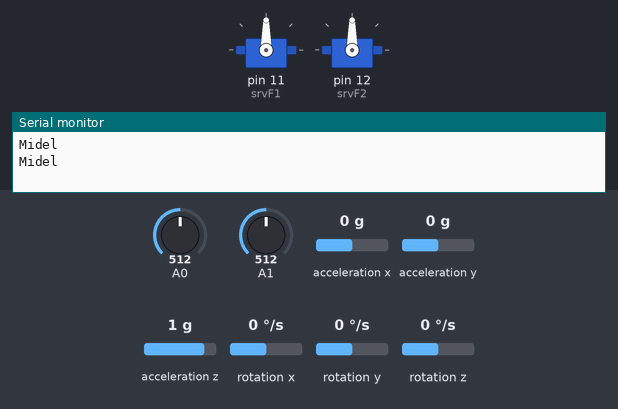
A sketch run on a simulated Arduino Uno, built with avr-gcc and run on an emulated ATmega328P. On the bench: 2 × servo, the last lines printed to the serial monitor. The inputs (shaded band) are chosen by the test bench; at power-on: A0 = 512, A1 = 512, acceleration x 0 g, acceleration y 0 g, acceleration z 1 g, rotation x 0 °/s, rotation y 0 °/s, rotation z 0 °/s.

Above: at 4.2 s.
4.3 s: A0 set to 716
At 5.8 s:
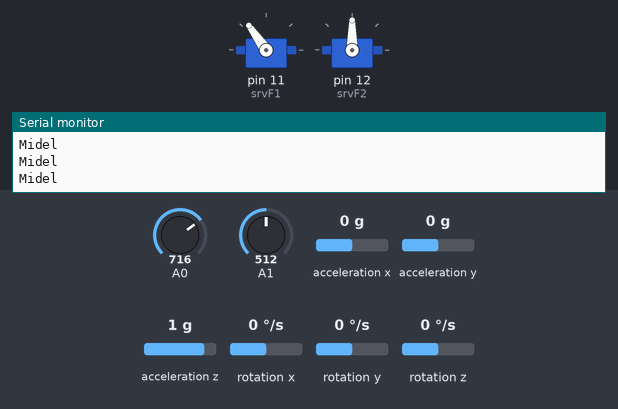
6.5 s: A1 set to 716
At 7.5 s:
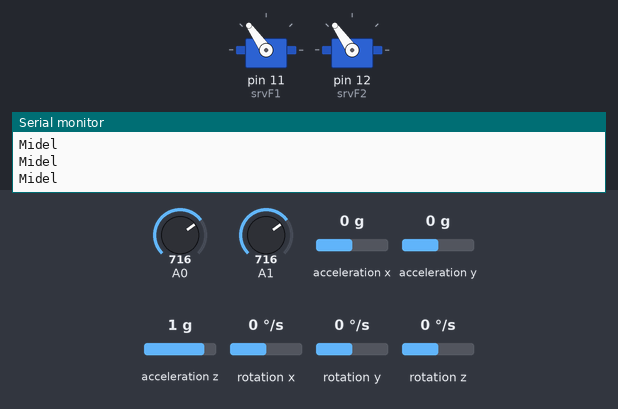
8.5 s: A0 set to 992
At 10.2 s:
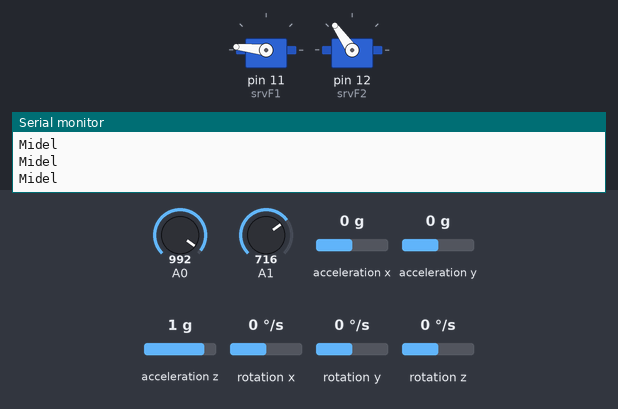
10.5 s: A1 set to 992
At 12.1 s:
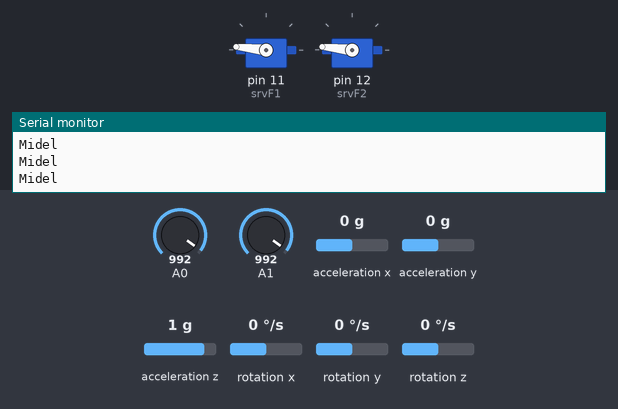
12.5 s: A0 set to 306
At 13.7 s:
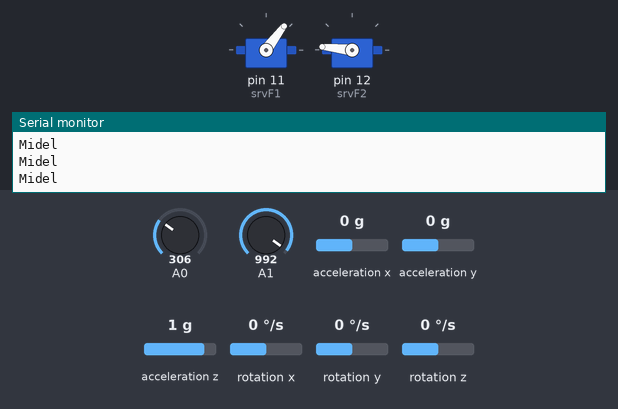
14.5 s: A1 set to 306
At 15.4 s:
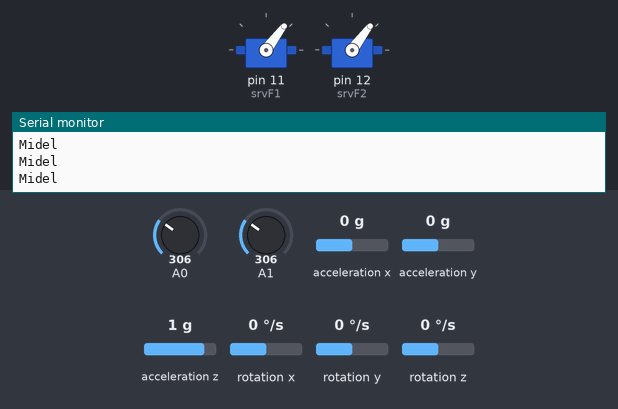
Timing chart, 0 to 17.5 s (numbered marks = the images above; inputs shaded):
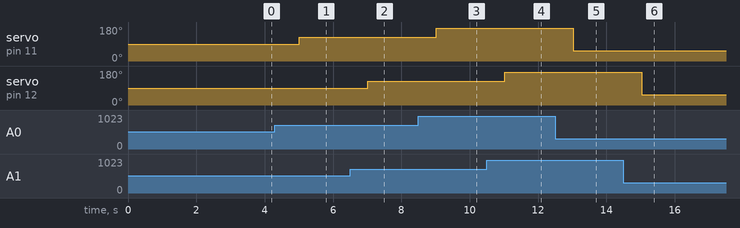

Measured:
- after the input at 4.3 s, servo on pin 11 (srvF1): 90° → 125° after 0.71 s
- after the input at 6.5 s, servo on pin 12 (srvF2): 90° → 125° after 0.51 s
- after the input at 8.5 s, servo on pin 11 (srvF1): 125° → 174° after 0.52 s
- after the input at 10.5 s, servo on pin 12 (srvF2): 125° → 174° after 0.52 s
- after the input at 12.5 s, servo on pin 11 (srvF1): 174° → 53° after 0.53 s
- after the input at 14.5 s, servo on pin 12 (srvF2): 174° → 53° after 0.53 s

The sketch:

Lana_glov.ino
```cpp
#include <MPU6050_tockn.h>
#include <Wire.h>
#include <Servo.h>

MPU6050 mpu6050(Wire);
long timer = 0;

Servo srvF1;
Servo srvF2;
void setup() {
  Serial.begin(9600);
  Wire.begin();
  mpu6050.begin();
  mpu6050.calcGyroOffsets(true);
  srvF1.attach(11);
  srvF2.attach(12);
}

void loop() {
  mpu6050.update();

  if(millis() - timer > 1000){
    if(mpu6050.getAngleY() >= 20)
      Serial.println("Right");
    else if(mpu6050.getAngleY() <= -20)
      Serial.println("Left");
    else
      Serial.println("Midel");
    int pot1 = analogRead(A0);
    int pot2 = analogRead(A1);
    int fing1 = map(pot1, 0,1023, 0,180);
    int fing2 = map(pot2, 0,1023, 0,180);
    srvF1.write(fing1);
    srvF2.write(fing2);
    timer = millis();
  }

}
```
